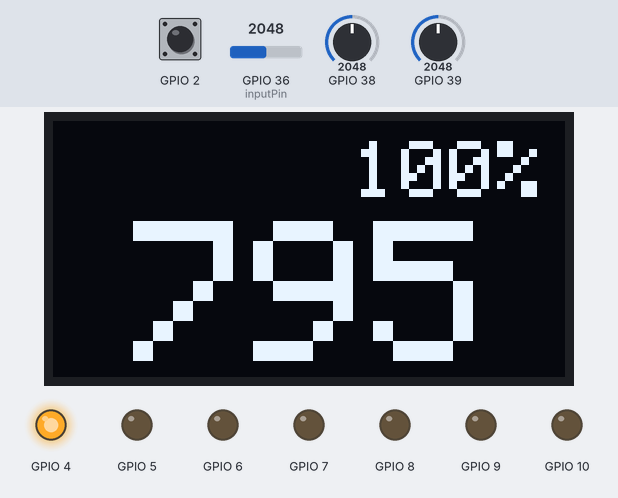
Bench run of a sketch on a simulated ESP32. Parts: 128×64 one-colour display, output pins drawn as LEDs (lit = HIGH). Dashed ring = blinking. The test bench sets the inputs (shaded band); at power-on: GPIO 2 HIGH, GPIO 39 = 2048, GPIO 36 (inputPin) = 2048, GPIO 38 = 2048. The display library's start-up logo is not drawn; what the sketch prints to the serial monitor is not drawn.

Above: at 1.7 s.
1.8 s: GPIO 2 pulled LOW for 0.15 s
At 1.99 s:
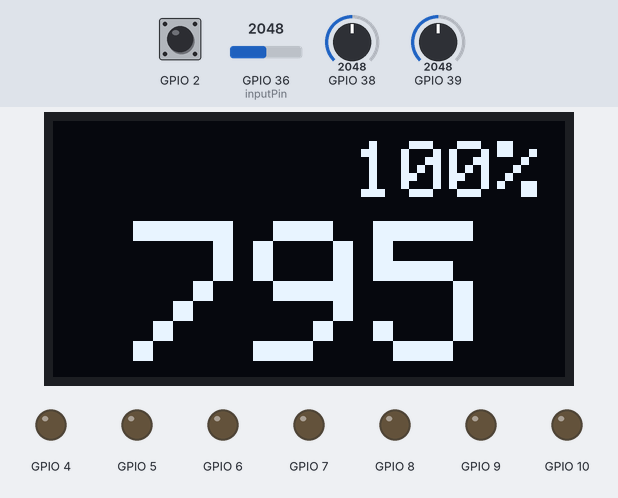
2.5 s: GPIO 39 set to 331
4.8 s: GPIO 39 set to 267
At 4.89 s:
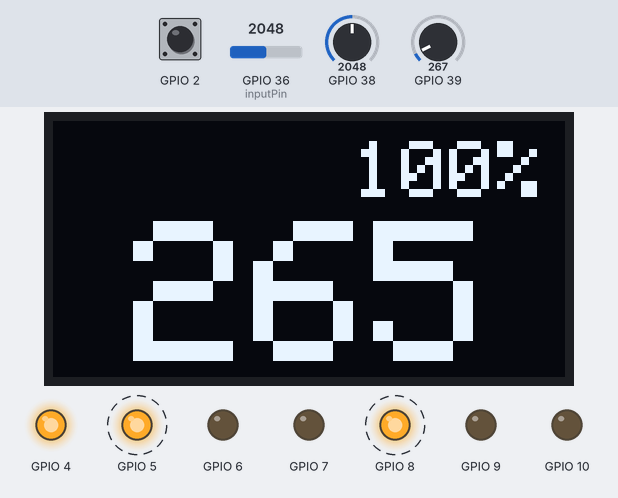
7.3 s: GPIO 2 pulled LOW for 1 s
At 7.46 s:
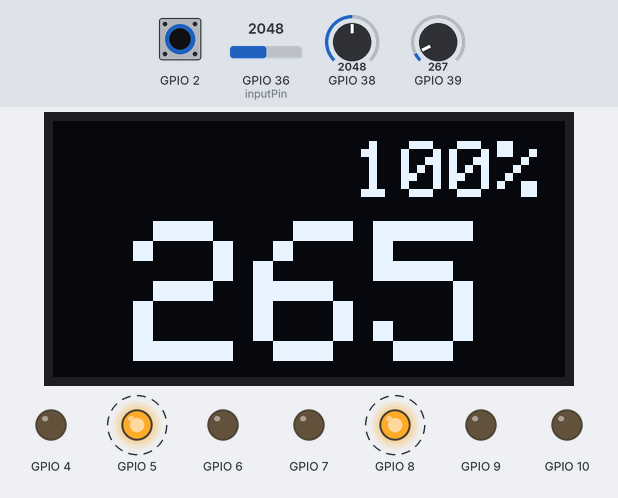
8.9 s: GPIO 36 (inputPin) set to 2866
At 9.64 s:
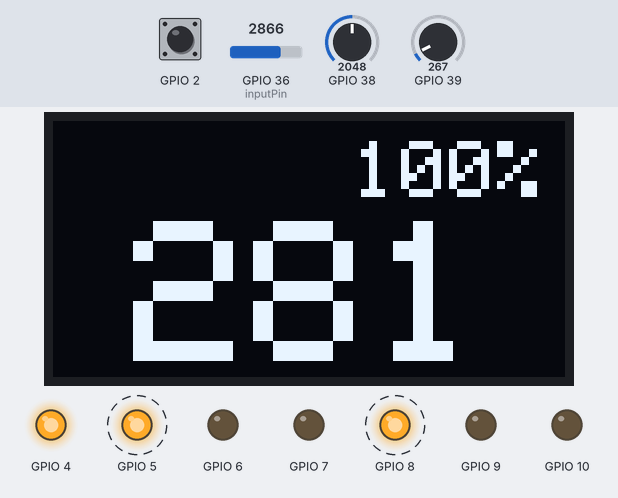
11.0 s: GPIO 38 set to 2866
At 11.82 s:
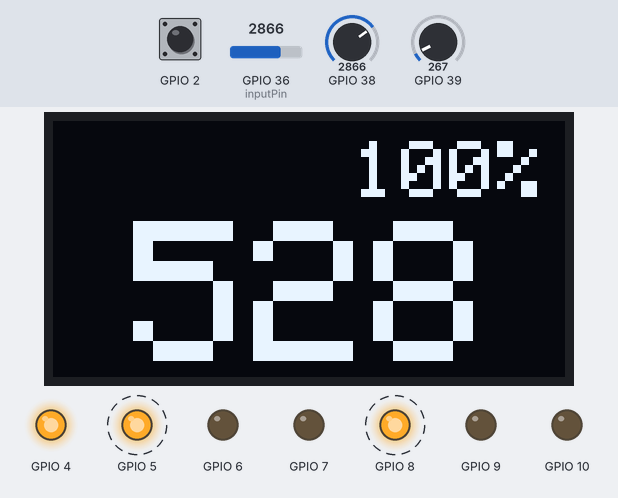
Timing chart, 0 to 14.2 s (numbered marks = the images above; inputs shaded):
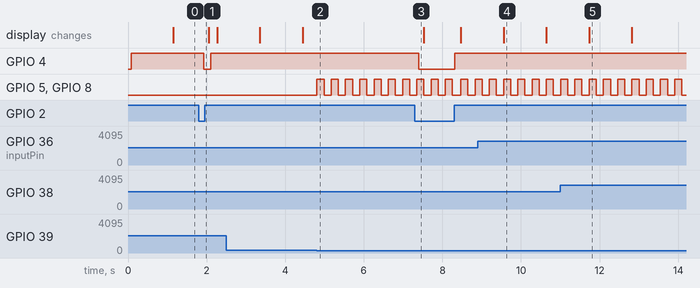

The sketch:

liteup_code.ino
```cpp
#include <Wire.h>
#include <Adafruit_GFX.h>
#include <Adafruit_SSD1306.h>

#define SCREEN_WIDTH 128 // OLED display width, in pixels
#define SCREEN_HEIGHT 64 // OLED display height, in pixels

//#include <Fonts/FreeMono9pt7b.h  >

#define OLED_RESET     -1 // Reset pin # (or -1 if sharing Arduino reset pin)
Adafruit_SSD1306 display(SCREEN_WIDTH, SCREEN_HEIGHT, &Wire, OLED_RESET);


const int numReadings = 20;


int readings[numReadings];      // the readings from the analog input
int readIndex = 0;              // the index of the current reading
int total = 0;                  // the running total
int average = 0;                // the average
int inputPin = A0;


float input_voltage = 0.0;
float temp=0.0;
float r1=100000.0;
float r2=5120.0;


bool oledState=false;
bool outOne;
bool outTwo;
bool outThree;

String state1 = "Off";
String state2 = "Off";
String state3 = "Off";
String state4 = "Off";
int count=0;
int countz=0;

int coun=0;


// the setup function runs once when you press reset or power the board
void setup() {
// analogReference(DEFAULT);
//analogReference(INTERNAL);
  Serial.begin(9600);
  // initialize digital pin LED_BUILTIN as an output.
  pinMode(2,INPUT_PULLUP);
  pinMode(4, OUTPUT);
  pinMode(5, OUTPUT);
    pinMode(6, OUTPUT);
   pinMode(7, OUTPUT);
    pinMode(8, OUTPUT);
    pinMode(9, OUTPUT);
   pinMode(10, OUTPUT);
    digitalWrite(4, LOW);
   digitalWrite(5, LOW);
   digitalWrite(6, LOW);
   digitalWrite(7, LOW);
    digitalWrite(8, LOW);
   digitalWrite(9, LOW);
   digitalWrite(10, LOW);

   if(!display.begin(SSD1306_SWITCHCAPVCC, 0x3C)) { // Address 0x3D for 128x64
    Serial.println(F("SSD1306 allocation failed"));
    for(;;);
  }
   display.clearDisplay();


//display.setFont(&FreeMono9pt7b);

  display.clearDisplay();
oledState=true;
  // put your setup code here, to run once:
 for (int thisReading = 0; thisReading < numReadings; thisReading++) {
    readings[thisReading] = 0;
  }

}

// the loop function runs over and over again forever
void loop() {

count++;
  unsigned int x=0;
float AcsValue=0.0,Samples=0.0,AvgAcs=0.0,AcsValueF=0.0;

  for (int x = 0; x < 50; x++){ //Get 150 samples

       delay (1); // let ADC settle before next sample 3ms
  AcsValue = analogRead(A2);     //Read current sensor values

  Samples = Samples + AcsValue;  //Add samples together

 }


AvgAcs=Samples/50.0;//Taking Average of Samples

//((AvgAcs * (5.0 / 1024.0)) is converitng the read voltage in 0-5 volts
//2.5 is offset(I assumed that arduino is working on 5v so the viout at no current comes
//out to be 2.5 which is out offset. If your arduino is working on different voltage than
//you must change the offset according to the input voltage)
//0.185v(185mV) is rise in output voltage when 1A current flows at input
AcsValueF = (2.6 - (AvgAcs * (5.2 / 1023.0)) )/0.066;

//Serial.println(abs(AcsValueF));//Print the read current on Serial monitor
//delay(50);
    float currs=abs(AcsValueF);
if (currs<0.8){
  currs=0;
}


  if(digitalRead(2)==1){
   digitalWrite(4, HIGH);

   if (coun<1 ){
  display.begin(SSD1306_SWITCHCAPVCC, 0x3C);
    Serial.println(input_voltage);
     oledState=true;
  }
  coun++;
  }

  else{
       digitalWrite(4, LOW);
       oledState=false;
       coun=0;
  }


     total = total - readings[readIndex];
  // read from the sensor:

  readings[readIndex] = analogRead(A0);
  // add the reading to the total:
  total = total + readings[readIndex];
  // advance to the next position in the array:
  readIndex = readIndex + 1;

  // if we're at the end of the array...
  if (readIndex >= numReadings) {
    // ...wrap around to the beginning:
    readIndex = 0;
  }

  // calculate the average:
  average = total / numReadings;
  // send it to the computer as ASCII digits


        temp = ( average * 5.4567) / 1023.0;
   // temp = ( analogRead(A0) * 1.1) / 1023.0;
   input_voltage = temp / (r2/(r1+r2));

//Serial.println(input_voltage);
//float poww= currs * input_voltage;
 unsigned int y=0;
float Sample=0.0,Avgs=0.0, poww=0.0;

  for (int y = 0; x < 50; x++){ //Get 150 samples

       delay (2); // let ADC settle before next sample 3ms
 poww= currs * input_voltage;

  Sample = Sample + poww;  //Add samples together

 // delay (3); // let ADC settle before next sample 3ms
}


Avgs=Sample/50.0;//Taking Average of Samples


if (countz>100){
 display.begin(SSD1306_SWITCHCAPVCC, 0x3C) ;


countz=0;
//display.setFont(&FreeMono9pt7b);

 // display.clearDisplay();
}

countz++;
//Serial.println(Avgs);//Print the read current on Serial monitor
Serial.println(coun);

  input_voltage=(input_voltage-9.0)/(12.2 - 9.0) * 100;
 if(input_voltage<0){
  input_voltage=0;
 }
 if(input_voltage>100){
  input_voltage=100;
 }

if(oledState==true){
 //Serial.println(voltage);
 // display.setFont(&FreeMono9pt7b);

  // Display static text
 if (count>5){
  display.clearDisplay();
  display.setTextSize(2);
  display.setTextColor(WHITE);
  display.setCursor(75, 5);
   display.print(input_voltage,0);
   display.println("%");


   display.setTextSize(5);
  display.setCursor(20, 25);
  display.print(poww,0);
  display.setTextSize(3);
   display.print("w");
  count=0;}
  display.display();
 /*  display.setTextColor(WHITE);
  display.setCursor(0, 44);


  display.setCursor(5, 10);
   display.print("Light 1: ");
   display.println(state1);

   display.setCursor(5, 21);
   display.print("Light 2: ");
   display.println(state2);

   display.setCursor(5, 32);
   display.print("Light 3: ");
   display.println(state3);
  display.display();
  delay(10);
*/
}
else{
  display.clearDisplay();
   display.display();
}


                       // wait for a second


 int sensorValue = analogRead(A3);
  // Serial.println(count);
   if (sensorValue<=30){

    if (state1 == "Off"){
       digitalWrite(7, HIGH);   // turn the LED on (HIGH is the voltage level)
    digitalWrite(10, HIGH);                     // wait for a second
    state1 = "On";
    }


  else if(state1 == "On") {
    digitalWrite(7, LOW);    // turn the LED off by making the voltage LOW
  digitalWrite(10, LOW);
  state1 = "Off" ;
  }
  }
   if (sensorValue>50 && sensorValue<120){

 if (state2 == "Off"){
       digitalWrite(6, HIGH);   // turn the LED on (HIGH is the voltage level)
    digitalWrite(9, HIGH);                     // wait for a second
    state2 = "On";
    }


  else if(state2 == "On") {
    digitalWrite(6, LOW);    // turn the LED off by making the voltage LOW
  digitalWrite(9, LOW);
  state2 = "Off" ;
  }
  }
   if (sensorValue>140 && sensorValue<300){
 if (state3 == "Off"){
       digitalWrite(5, HIGH);   // turn the LED on (HIGH is the voltage level)
    digitalWrite(8, HIGH);                     // wait for a second
    state3 = "On";
    }


  else if(state3 == "On") {
    digitalWrite(5, LOW);    // turn the LED off by making the voltage LOW
  digitalWrite(8, LOW);
  state3 = "Off" ;
  }
}
}
```

Measured:
- the behaviour switches between 300 and 299 on GPIO 39 (found by bisection; images 1 and 2)
- after the input at 1.8 s, GPIO 4: HIGH → LOW after 0.13 s, → HIGH 0.18 s later
- after the input at 4.8 s, GPIO 5, GPIO 8: alternates HIGH for 0.18 s and LOW for 0.18 s, starting at once
- after the input at 7.3 s, GPIO 4: HIGH → LOW after 0.10 s, → HIGH 0.91 s later
- after the input at 8.9 s, the display: changes after 0.66 s (image 4)
